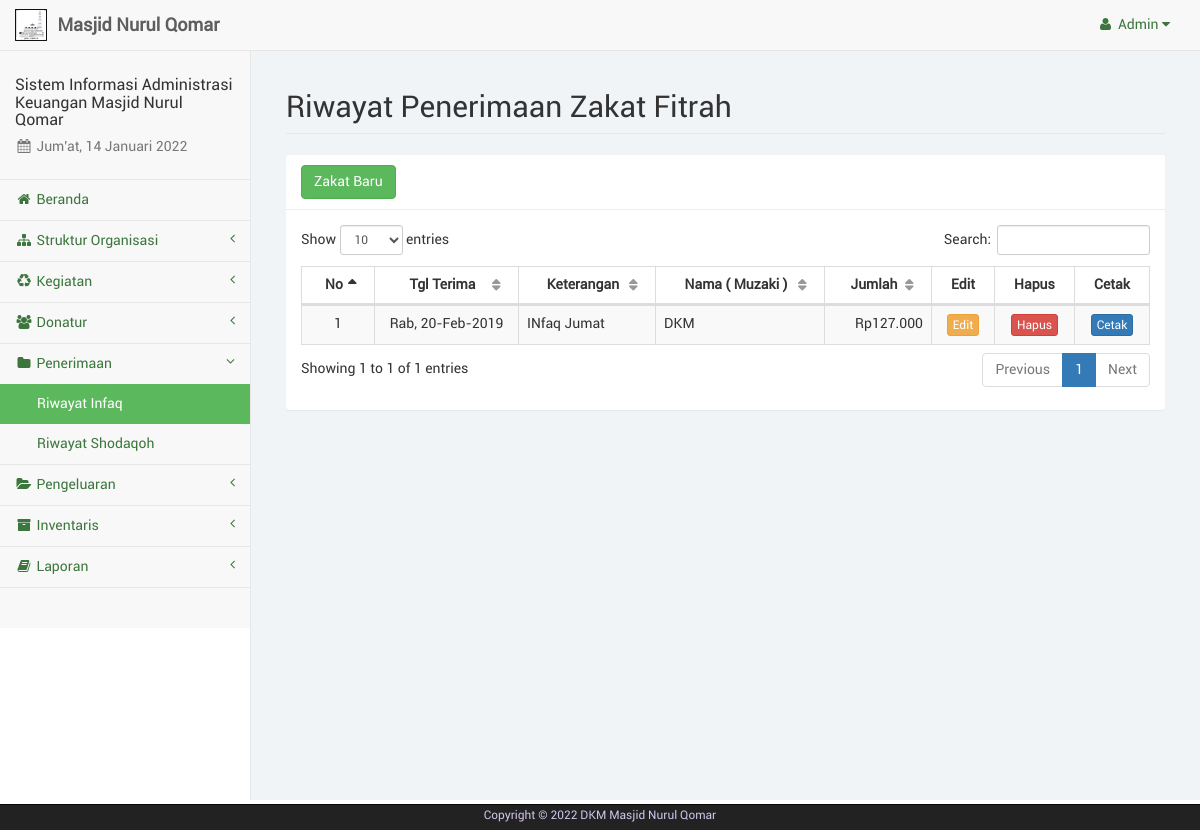
Screenshot of /admin/infaq.php (signed in) with the database file from the repository.
### tables this page shows
CREATE TABLE IF NOT EXISTS `pengguna` (
  `id_pengguna` int(4) NOT NULL,
  `username` varchar(15) NOT NULL,
  `password` varchar(25) NOT NULL
);

CREATE TABLE IF NOT EXISTS `infaq` (
  `no_infaq` int(8) NOT NULL,
  `jns_infaq` enum('jumat','zakat') NOT NULL,
  `terima_dari` varchar(35) NOT NULL,
  `tgl_infaq` date NOT NULL,
  `jumlah` int(11) NOT NULL,
  `keterangan` varchar(75) NOT NULL
);

### admin/sess_check.php (called while the page is built, shortened)
<?php
	$chk_sess = $_SESSION['user_keuangandkm'];
	include("dist/config/koneksi.php");
	$sql_sess = "SELECT * FROM pengguna WHERE id_pengguna='". $chk_sess ."'";
	$ress_sess = mysqli_query($conn, $sql_sess);
	$row_sess = mysqli_fetch_array($ress_sess);
	$sess_username = $row_sess['username'];
?>

### admin/dist/function/format_tanggal.php (called while the page is built, shortened)
<?php
	function format_tanggal($tgl) {
		$blns = array("", "Jan", "Feb", "Mar", "Apr", "Mei", "Jun", "Jul", "Ags", "Sep", "Okt", "Nov", "Des");
		$hrs = array("Min", "Sen", "Sel", "Rab", "Kam", "Jum", "Sab");
		$tgls = getdate(strtotime($tgl));
		$hr = (strlen($tgls['mday']) == 1 ? "0". $tgls['mday'] : $tgls['mday']);
		$tanggal = $hrs[$tgls['wday']] .", ". $hr ."-". $blns[$tgls['mon']] ."-". $tgls['year'];
		return $tanggal;
	}
?>

### admin/dist/function/format_rupiah.php (called while the page is built, shortened)
<?php
	function format_rupiah($rp) {
		$jumlah = number_format($rp, 0, ",", ".");
		$rupiah = "Rp". $jumlah;
		return $rupiah;
	}
?>

### admin/infaq.php (the view, shortened to what this page needs)
<?php
	include("sess_check.php");
	$pagedesc = "Infaq";
	include("layout_top.php");
	include("dist/function/format_tanggal.php");
	include("dist/function/format_rupiah.php");
?>
		<div id="page-wrapper">
            <div class="container-fluid">
                <div class="row">
                    <div class="col-lg-12">
                        <h1 class="page-header">Riwayat Penerimaan Zakat Fitrah</h1>
                    </div>
                </div>
				<div class="row">
					<div class="col-lg-12"><?php include("layout_alert.php"); ?></div>
				</div>
				<div class="row">
					<div class="col-lg-12">
						<div class="panel panel-default">
							<div class="panel-heading">
								<a href="infaq_tambah.php" class="btn btn-success">Zakat Baru</a>
							</div>
							<div class="panel-body">
								<table class="table table-striped table-bordered table-hover" id="tabel-data">
									<thead>
										<tr>
											<th>No</th>
											<th>Tgl Terima</th>
											<th>Keterangan</th>
											<th>Nama ( Muzaki )</th>
											<th>Jumlah</th>
											<th width="5%">Edit</th>
											<th width="5%">Hapus</th>
											<th width="5%">Cetak</th>
										</tr>
									</thead>
									<tbody>
										<?php
											$i = 1;
											$sql = "SELECT * FROM infaq ORDER BY tgl_infaq DESC";
											$ress = mysqli_query($conn, $sql);
											while($data = mysqli_fetch_array($ress)) {
												echo '<tr>';
												echo '<td class="text-center">'. $i .'</td>';
												echo '<td class="text-center text-nowrap">'. format_tanggal($data['tgl_infaq']) .'</td>';
												echo '<td>'. $data['keterangan'] .'</td>';
												echo '<td>'. $data['terima_dari'] .'</td>';
												echo '<td class="text-right">'. format_rupiah($data['jumlah']) .'</td>';
												echo '<td class="text-center"><a href="infaq_edit.php?inf='. $data['no_infaq'] .'" class="btn btn-warning btn-xs">Edit</a></td>';
												echo '<td class="text-center"><a href="infaq_hapus.php?inf='. $data['no_infaq'] .'" class="btn btn-danger btn-xs">Hapus</a></td>';
												echo '<td class="text-center"><a href="infaq_cetak.php?inf='. $data['no_infaq'] .'" target="_blank" class="btn btn-primary btn-xs">Cetak</a></td>';
												echo '</tr>';
												$i++;
											}
										?>
									</tbody>
								</table>
							</div>
						</div>
					</div>
				</div>
            </div>
        </div>
<?php
	include("layout_bottom.php");
?>

### admin/layout_top.php (shortened to what this page needs)
<?php
	$haries = array("Sunday" => "Minggu", "Monday" => "Senin", "Tuesday" => "Selasa", "Wednesday" => "Rabu", "Thursday" => "Kamis", "Friday" => "Jum'at", "Saturday" => "Sabtu");
	$bulans = array("", "Januari", "Februari", "Maret", "April", "Mei", "Juni", "Juli", "Agustus", "September", "Oktober", "November", "Desember");
	$hari_ini = $haries[date("l")];
	$bulan_ini = $bulans[date("n")];
	$tanggal = date("d");
	$tahun = date("Y");
?>
<!DOCTYPE html>
<html lang="en">
<head>
	<link href="libs/bootstrap/dist/css/bootstrap.min.css" rel="stylesheet">
	<link href="libs/metisMenu/dist/metisMenu.min.css" rel="stylesheet">
    <link href="libs/datatables-plugins/integration/bootstrap/3/dataTables.bootstrap.css" rel="stylesheet">
    <link href="libs/datatables-responsive/css/dataTables.responsive.css" rel="stylesheet">
	<link href="dist/css/sb-admin-2.css" rel="stylesheet">
	<link href="dist/css/offline-font.css" rel="stylesheet">
	<link href="dist/css/custom.css" rel="stylesheet">
	<link href="libs/font-awesome/css/font-awesome.min.css" rel="stylesheet" type="text/css">
</head>
<body>
    <div id="wrapper">
        <nav class="navbar navbar-default navbar-static-top" role="navigation" style="margin-bottom: 0">
            <div class="navbar-header">
				<a class="navbar-brand hidden-xs" href="index.php">
					<img src="libs/images/brand-dkm.png" alt="brand" width="32" class="float-left image-brand">
					<div class="float-right">&nbsp;<strong>Masjid Nurul Qomar</strong></div>
				</a>
			</div>
            <ul class="nav navbar-top-links navbar-right">
				<li class="dropdown dropdown-right">
					<a class="dropdown-toggle" data-toggle="dropdown" href="#">
						<i class="fa fa-user fa-fw"></i>&nbsp;<?php echo ucfirst($sess_username); ?>&nbsp;<i class="fa fa-caret-down"></i>
					</a>
				</li>
			</ul>
            <div class="navbar-default sidebar" role="navigation">
                <div class="sidebar-nav navbar-collapse">
                    <ul class="nav" id="side-menu">
                        <li class="sidebar-search">
							<h4>Sistem Informasi Administrasi Keuangan Masjid Nurul Qomar</h4>
							<h5 class="text-muted"><i class="fa fa-calendar fa-fw"></i>&nbsp;<?php echo $hari_ini.", ".$tanggal." ".$bulan_ini." ".$tahun ?></h5>
						</li>
						<?php
							if($pagedesc == "Serambi") {
								echo '<li><a href="index.php" class="active"><i class="fa fa-home fa-fw"></i>&nbsp;Beranda</a></li>';
							}
							else {
								echo '<li><a href="index.php"><i class="fa fa-home fa-fw"></i>&nbsp;Beranda</a></li>';
							}
							if(isset($menuparent) && $menuparent == "konten_organisasi") {
								echo '<li class="active">';
							}
							else {
								echo '<li>';
							}
						?>
							<a href="#"><i class="fa fa-sitemap fa-fw"></i>&nbsp;Struktur Organisasi<span class="fa arrow"></span></a>
						</li>
						<?php
							if(isset($menuparent) && $menuparent == "kegiatan") {
								echo '<li class="active">';
							}
							else {
								echo '<li>';
							}
						?>
							<a href="#"><i class="fa fa-recycle fa-fw"></i>&nbsp;Kegiatan<span class="fa arrow"></span></a>
						</li>
						<?php
							if(isset($menuparent) && $menuparent == "donatur") {
								echo '<li class="active">';
							}
							else {
								echo '<li>';
							}
						?>
							<a href="#"><i class="fa fa-users fa-fw"></i>&nbsp;Donatur<span class="fa arrow"></span></a>
						</li>
						<?php
							if(isset($menuparent) && $menuparent == "penerimaan") {
								echo '<li class="active">';
							}
							else {
								echo '<li>';
							}
						?>
							<a href="#"><i class="fa fa-folder fa-fw"></i>&nbsp;Penerimaan<span class="fa arrow"></span></a>
							<ul class="nav nav-second-level">
								<?php
									if($pagedesc == "Infaq") {
										echo '<li><a href="infaq.php" class="active">Riwayat Infaq</a></li>';
									}
									else {
										echo '<li><a href="infaq.php">Riwayat Infaq</a></li>';
									}
									if($pagedesc == "Shodaqoh") {
										echo '<li><a href="sodaqoh.php" class="active">Riwayat Shodaqoh</a></li>';
									}
									else {
										echo '<li><a href="sodaqoh.php">Riwayat Shodaqoh</a></li>';
									}
								?>
							</ul>
						</li>
						<?php
							if(isset($menuparent) && $menuparent == "pengeluaran") {
								echo '<li class="active">';
							}
							else {
								echo '<li>';
							}
						?>
							<a href="#"><i class="fa fa-folder-open fa-fw"></i>&nbsp;Pengeluaran<span class="fa arrow"></span></a>
						</li>
						<?php
							if(isset($menuparent) && $menuparent == "inventaris") {
								echo '<li class="active">';
							}
							else {
								echo '<li>';
							}
						?>
							<a href="#"><i class="fa fa-archive fa-fw"></i>&nbsp;Inventaris<span class="fa arrow"></span></a>
						</li>
						<li>
							<a href="#"><i class="fa fa-book fa-fw"></i>&nbsp;Laporan<span class="fa arrow"></span></a>
						</li>
                    </ul>
                </div>
            </div>
        </nav>

### rows the page displays
pengguna: username "Admin"
infaq: tgl_infaq "Rab, 20-Feb-2019", keterangan "INfaq Jumat", terima_dari "DKM", jumlah "Rp127.000"
